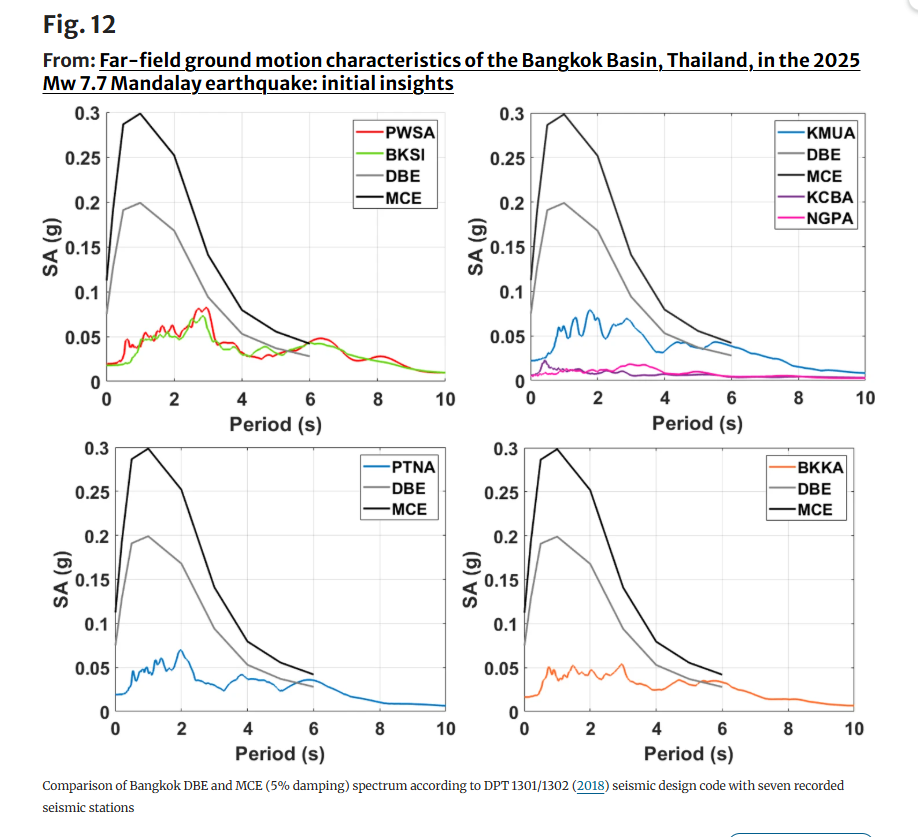
#> input picture etabs_response_spectra/source/fig12_ornthammarath_2025.png, 918 x 837 px
$ python digitize_fig12.py
#> lines starting #> are read from the running program, lines starting #| are printed output that depends on the picture
"""
ETABS RESPONSE-SPECTRUM INPUTS FROM FIGURE 12 OF ORNTHAMMARATH ET AL. (2025)
===========================================================================
"Far-field ground motion characteristics of the Bangkok Basin, Thailand, in the 2025 Mw 7.7
Mandalay earthquake: initial insights", Bulletin of Earthquake Engineering,
doi 10.1007/s10518-025-02295-7, Fig. 12: elastic response spectra (5 % damping) of the
recorded stations together with the DPT 1301/1302 (2018) Bangkok DBE and MCE spectra.

The curves are digitised from the figure image (source/fig12_ornthammarath_2025.png) by
colour:
  * each panel is calibrated on its gridlines (T = 0..10 s, Sa = 0..0.3 g);
  * every pixel column is searched for the curve's colour;
  * the centre of the line is converted to (T, Sa).
Resolution: 1 px = 0.03 s and 0.0011 g, so values are good to about +/- 0.002-0.003 g.

Outputs (this folder):
  fig12_digitized_spectra.csv           all curves on one period grid
  etabs_functions/RS-2025-<STATION>.txt ETABS user-defined spectrum files (Period, Sa in g)
  etabs_functions/RS-DPT61-Z5-DBE.txt   DPT design spectrum as plotted in Fig. 12 (corner points)
  etabs_functions/RS-DPT61-Z5-MCE.txt
  fig_check_overlay.png                 digitised points drawn over the source figure
  fig_spectra.png                       the digitised spectra, one panel per station

Run:  python3 digitize_fig12.py
"""
import csv
import os

import numpy as np
from PIL import Image, ImageDraw
import matplotlib
matplotlib.use("Agg")
import matplotlib.pyplot as plt

HERE = os.path.dirname(os.path.abspath(__file__))
SRC = os.path.join(HERE, "source", "fig12_ornthammarath_2025.png")
OUT_FN = os.path.join(HERE, "etabs_functions")

# panel calibration from the gridlines: (x at T = 0, x at T = 10 s, y at Sa = 0, y at Sa = 0.3 g)
CAL = {"TL": (106.5, 445.0, 380.5, 112.0), "TR": (530.0, 865.0, 379.5, 112.0),
       "BL": (114.5, 445.0, 710.5, 448.0), "BR": (524.0, 854.0, 710.5, 447.5)}

# name: (panel, line colour, highest Sa searched, last period of the curve)
CURVES = {
    "PWSA": ("TL", "red", 0.15, 10.0), "BKSI": ("TL", "green", 0.15, 10.0),
    "KMUA": ("TR", "blue", 0.15, 10.0), "KCBA": ("TR", "purple", 0.05, 10.0),
    "NGPA": ("TR", "magenta", 0.05, 10.0), "PTNA": ("BL", "blue", 0.15, 10.0),
    "BKKA": ("BR", "orange", 0.15, 10.0),
    "DBE": ("TL", "gray", 0.29, 6.0), "MCE": ("TL", "black", 0.299, 6.0),
}
BASIN = ["PWSA", "BKSI", "KMUA", "PTNA", "BKKA"]       # the five Bangkok-basin stations
OUTSIDE = ["KCBA", "NGPA"]                              # the two stations outside the basin
STATION_NOTE = {
    "PWSA": "Central Bangkok, deepest basin (700-900 m to bedrock); largest amplification, clear 3 s peak",
    "BKSI": "Central Bangkok, 7 km from PWSA, borehole station at 30 m depth; clear 3 s peak",
    "KMUA": "Southern Bangkok (530-560 m to bedrock); peak near 1.8 s and clear 3 s peak",
    "PTNA": "Northern Bangkok, basin edge (~600 m); nearest to Chatuchak; peak at 2 s, no 3 s peak",
    "BKKA": "Southeastern Bangkok (530-560 m); no 2 s amplification",
}

# ETABS period grid: dense where the stations have their peaks
GRID = np.round(np.concatenate([[0.0, 0.05], np.arange(0.1, 4.0001, 0.1), np.arange(4.2, 6.0001, 0.2),
                                np.arange(6.5, 10.0001, 0.5)]), 3)
DPT_CORNERS = [0.0, 0.5, 1.0, 2.0, 3.0, 4.0, 5.0, 6.0]
DPT_EXT = [7.0, 8.0, 10.0]          # beyond 6 s (end of the plotted code curve): Sa ~ 1/T, ASSUMED


def masks(im):
    R, G, B = im[:, :, 0], im[:, :, 1], im[:, :, 2]
    return {
        "red": (R > 190) & (G < 100) & (B < 100) & (R - G > 120),
        "green": (G > 160) & (R < 190) & (B < 130) & (G - B > 70) & (G - R > 20),
        "blue": (B > 140) & (R < 110) & (B - R > 70) & (G < 175),
        "purple": (R > 90) & (R < 175) & (G < 90) & (B > 110) & (B < 190) & (B - G > 50),
        "magenta": (R > 190) & (G < 110) & (B > 100) & (R - G > 110),
        "orange": (R > 200) & (G > 80) & (G < 175) & (B < 130) & (R - B > 110) & (G - B > 25),
        "gray": (abs(R - G) < 12) & (abs(G - B) < 12) & (R > 100) & (R < 185),
        "black": (R < 80) & (G < 80) & (B < 80),
    }


def trace(m, panel, sa_max, t_max):
    """(T, Sa) of the line centre in every pixel column; where a column holds several runs of
    the colour, the run nearest the previous point is kept (curves are continuous)."""
    x0, x10, y0, y3 = CAL[panel]
    ytop = int(np.ceil(y0 - (y0 - y3) * sa_max / 0.3))
    out = []
    for x in range(int(np.ceil(x0)) + 1, int(np.floor(x10))):
        T = (x - x0) / (x10 - x0) * 10.0
        if T > t_max:
            break
        ys = np.nonzero(m[ytop:int(y0), x])[0]
        if len(ys) == 0:
            continue                      # hidden under another curve: filled by interpolation
        groups = np.split(ys, np.nonzero(np.diff(ys) > 2)[0] + 1)
        cands = [ytop + g.mean() for g in groups]
        if out:
            prev_y = y0 - out[-1][1] / 0.3 * (y0 - y3)
            yc = min(cands, key=lambda c: abs(c - prev_y))
        else:
            yc = max(cands)
        out.append((T, (y0 - yc) / (y0 - y3) * 0.3))
    return np.array(out)


def resample(tr, grid, half=0.045):
    """Median of the traced points within +/- half (about 3 pixel columns) of each grid
    period; linear interpolation across gaps; the first traced value is held to T = 0."""
    vals = []
    for T in grid:
        w = tr[np.abs(tr[:, 0] - T) <= half, 1]
        if len(w):
            vals.append(float(np.median(w)))
        elif T < tr[0, 0]:
            vals.append(float(np.median(tr[:2, 1])))
        else:
            vals.append(float(np.interp(T, tr[:, 0], tr[:, 1])))
    return np.array(vals)


def first_segment(m, panel, lo, hi):
    """Sa at T = 0 of the code curves.  The 0 - 0.5 s segment is so steep that one pixel column
    spans 6-11 px of line, so the line centre is taken in the first four columns beside the
    axis (rows between Sa = lo and hi only), fitted with a straight line and evaluated on the
    axis (T = 0)."""
    x0, x10, y0, y3 = CAL[panel]
    r0, r1 = int(y0 - hi / 0.3 * (y0 - y3)), int(y0 - lo / 0.3 * (y0 - y3))
    X, Y = [], []
    for x in range(int(np.ceil(x0)), int(np.ceil(x0)) + 4):
        ys = np.nonzero(m[r0:r1, x])[0]
        if len(ys):
            # the anti-aliased edge of the MCE line reads as grey too: keep the lowest run
            g = np.split(ys, np.nonzero(np.diff(ys) > 2)[0] + 1)[-1]
            X.append(x)
            Y.append(r0 + g.mean())
    k, c = np.polyfit(X, Y, 1)
    return float((y0 - (k * x0 + c)) / (y0 - y3) * 0.3)


def dpt_corners(tr, sa0):
    """Corner values of the code spectrum (straight segments between 0, 0.5, 1, 2 ... 6 s)."""
    vals = {0.0: sa0}
    for T in DPT_CORNERS[1:]:
        w = tr[np.abs(tr[:, 0] - T) <= 0.06, 1]
        vals[T] = float(np.median(w))
    T = np.array(DPT_CORNERS + DPT_EXT)
    sa = np.array([vals[t] for t in DPT_CORNERS] + [vals[6.0] * 6.0 / t for t in DPT_EXT])
    return T, sa


def write_etabs(name, T, sa):
    with open(os.path.join(OUT_FN, name + ".txt"), "w") as f:
        for t, s in zip(T, sa):
            f.write(f"{t:.3f}\t{s:.4f}\n")


def main():
    os.makedirs(OUT_FN, exist_ok=True)
    im = np.array(Image.open(SRC).convert("RGB")).astype(int)
    mk = masks(im)
#> in masks, `R, G, B = im[:, :, 0], im[:, :, 1], im[:, :, 2]`:
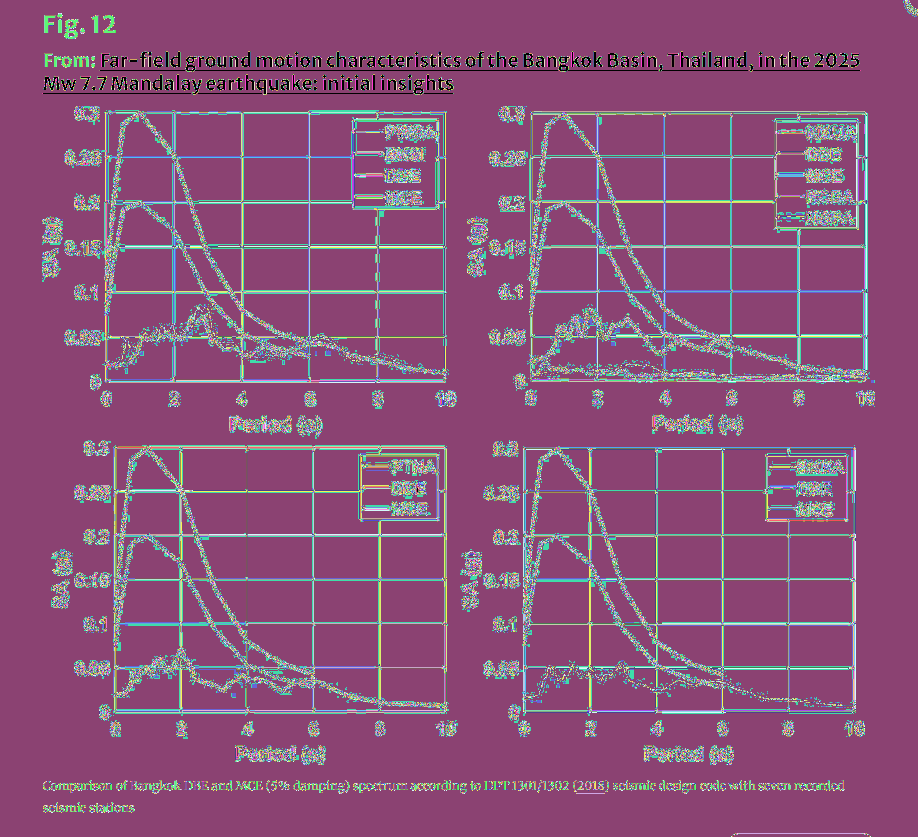
#> R: shape (837, 918) int64; 256 distinct labels, from 0 to 255; one colour per label, 0 black
#> in masks, `R, G, B = im[:, :, 0], im[:, :, 1], im[:, :, 2]`:
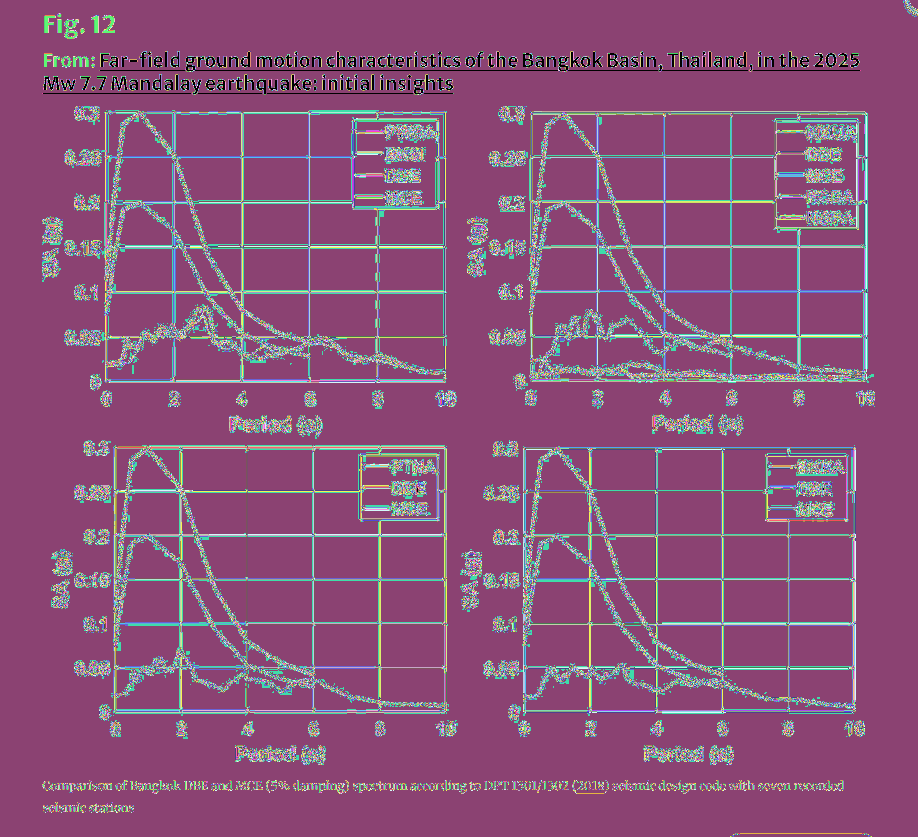
#> G: shape (837, 918) int64; 256 distinct labels, from 0 to 255; one colour per label, 0 black
#> in masks, `R, G, B = im[:, :, 0], im[:, :, 1], im[:, :, 2]`:
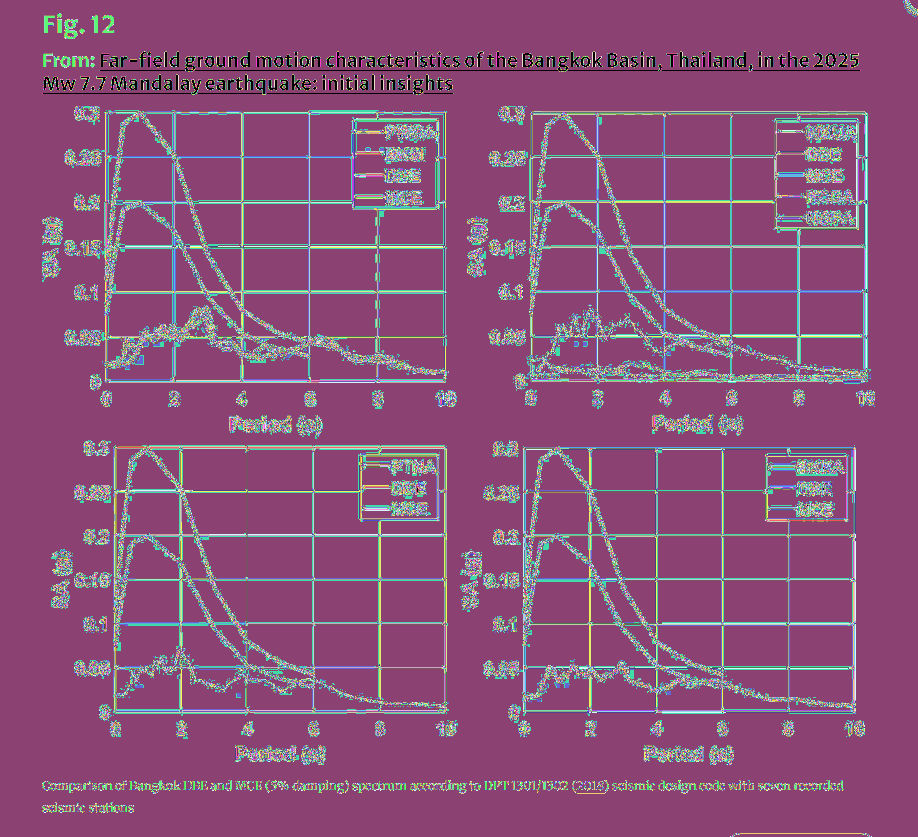
#> B: shape (837, 918) int64; 256 distinct labels, from 0 to 255; one colour per label, 0 black
#> mk = 8 items
    tr = {k: trace(mk[c], p, smax, tmax) for k, (p, c, smax, tmax) in CURVES.items()}
#> the loop in trace, `for x in range(int(np.ceil(x0)) + 1, int(np.floor(x10))):` made 337 passes
#> (ys, groups, cands, prev_y, yc) on passes 2, 3, 4, 5, 6, 7, 10, 11, 19, 20, 28, 29: ([116], [[116]], [363], 363, 363), ([116], [[116]], [363], 363, 363), ([116], [[116]], [363], 363, 363), ([116], [[116]], [363], 363, 363), ([116], [[116]], [363], 363, 363), ([116], [[116]], [363], 363, 363), ([115], [[115]], [362], 362.5, 362), ([114], [[114]], [361], 362, 361), ([92], [[92]], [339], 344, 339), ([92], [[92]], [339], 339, 339), ([100], [[100]], [347], 346.5, 347), ([100], [[100]], [347], 347, 347)
#> (groups, cands, prev_y, yc) on passes 8, 9, 12, 13, 14, 15: ([[115, 116]], [362.5], 363, 362.5), ([[115, 116]], [362.5], 362.5, 362.5), ([[113, 114]], [360.5], 361, 360.5), ([[113, 114]], [360.5], 360.5, 360.5), ([[112, 113]], [359.5], 360.5, 359.5), ([[110, 111, 112]], [358], 359.5, 358)
#> after the loop in trace, `for x in range(int(np.ceil(x0)) + 1, int(np.floor(x10))):`: out = 247 pairs, first value 0.0443 to 8.88, second value 0.0162 to 0.0816
#> the loop in trace (call 2), `for x in range(int(np.ceil(x0)) + 1, int(np.floor(x10))):` made 337 passes
#> (T, ys, groups, cands, prev_y, yc) on passes 2, 3, 4, 5, 6, 7, 8, 9, 15, 38, 40, 41: (0.0739, [118], [[118]], [365], 365, 365), (0.103, [118], [[118]], [365], 365, 365), (0.133, [118], [[118]], [365], 365, 365), (0.162, [118], [[118]], [365], 365, 365), (0.192, [118], [[118]], [365], 365, 365), (0.222, [118], [[118]], [365], 365, 365), (0.251, [118], [[118]], [365], 365, 365), (0.281, [118], [[118]], [365], 365, 365), (0.458, [117], [[117]], [364], 364.5, 364), (1.14, [92], [[92]], [339], 339.5, 339), (1.2, [92], [[92]], [339], 339.5, 339), (1.23, [92], [[92]], [339], 339, 339)
#> (T, groups, cands, prev_y, yc) on passes 10, 11, 12, 13, 14, 16: (0.31, [[117, 118]], [364.5], 365, 364.5), (0.34, [[117, 118]], [364.5], 364.5, 364.5), (0.369, [[117, 118]], [364.5], 364.5, 364.5), (0.399, [[117, 118]], [364.5], 364.5, 364.5), (0.428, [[117, 118]], [364.5], 364.5, 364.5), (0.487, [[116, 117]], [363.5], 364, 363.5)
    # PWSA is drawn under BKSI; past 8.9 s it is hidden completely and the two coincide
    hid = tr["BKSI"][tr["BKSI"][:, 0] > tr["PWSA"][-1, 0] + 0.03]
    tr["PWSA"] = np.vstack([tr["PWSA"], hid])

    st = {k: resample(tr[k], GRID) for k in BASIN + OUTSIDE}
    st["BASIN_MEAN"] = np.mean([st[k] for k in BASIN], axis=0)
    st["BASIN_MAX"] = np.max([st[k] for k in BASIN], axis=0)
    Td, dbe = dpt_corners(tr["DBE"], first_segment(mk["gray"], "TL", 0.05, 0.13))
    _, mce = dpt_corners(tr["MCE"], first_segment(mk["black"], "TL", 0.09, 0.20))
    dbe_g, mce_g = np.interp(GRID, Td, dbe), np.interp(GRID, Td, mce)

    with open(os.path.join(HERE, "fig12_digitized_spectra.csv"), "w", newline="") as f:
        w = csv.writer(f)
        w.writerow(["T_s"] + [f"{k}_g" for k in BASIN + OUTSIDE] + ["basin_mean_g", "basin_max_g",
                                                                  "DPT_DBE_g", "DPT_MCE_g"])
        for i, T in enumerate(GRID):
            w.writerow([f"{T:.2f}"] + [f"{st[k][i]:.4f}" for k in BASIN + OUTSIDE + ["BASIN_MEAN", "BASIN_MAX"]]
                       + [f"{dbe_g[i]:.4f}", f"{mce_g[i]:.4f}"])
    for k in BASIN:
        write_etabs(f"RS-2025-{k}", GRID, st[k])
    write_etabs("RS-2025-BASIN-MEAN", GRID, st["BASIN_MEAN"])
    write_etabs("RS-DPT61-Z5-DBE", Td, dbe)
    write_etabs("RS-DPT61-Z5-MCE", Td, mce)

    # ---- check: digitised points drawn over the source figure --------------------------------
    pan = {k: v[0] for k, v in CURVES.items()}
    img = Image.open(SRC).convert("RGB")
    d = ImageDraw.Draw(img)
    for k in CURVES:
        x0, x10, y0, y3 = CAL[pan[k]]
        pts = [(T, s) for T, s in zip(GRID, st[k])] if k in st else list(zip(Td[:8], (dbe if k == "DBE" else mce)[:8]))
        for T, s in pts:
            x, y = x0 + T / 10 * (x10 - x0), y0 - s / 0.3 * (y0 - y3)
            d.ellipse([x - 1.6, y - 1.6, x + 1.6, y + 1.6], fill=(0, 0, 0))
    img = img.resize((img.width * 2, img.height * 2), Image.LANCZOS)
#> img: PIL image 1836x1674 RGB
    img.save(os.path.join(HERE, "fig_check_overlay.png"))

    # ---- digitised spectra, one panel per station -------------------------------------------
    INK, INK2, GRIDC, SURF = "#0b0b0b", "#52514e", "#e4e3df", "#fcfcfb"
    S1, S2 = "#2a78d6", "#eb6834"
    plt.rcParams.update({"font.size": 9, "axes.edgecolor": INK2, "axes.labelcolor": INK2,
                         "xtick.color": INK2, "ytick.color": INK2, "figure.facecolor": SURF,
                         "axes.facecolor": SURF})
    fig, axs = plt.subplots(2, 4, figsize=(15, 7.2), sharex=True, sharey=True)
    panels = [(k, [k]) for k in BASIN] + [("Outside the basin", OUTSIDE), ("Basin mean and max", None),
                                           ("DPT zone 5 DBE: Fig. 12 vs input sheet", "DPT")]
    sheet_T = [0, .05, .1, .15, .2, .267, .4, .6, .8, 1, 1.2, 1.333, 1.6, 2, 2.5, 3, 3.5, 4, 5, 6, 7, 8, 10]
    sheet_S = [.06, .0769, .0938, .1106, .1275, .15, .15, .15, .15, .15, .15, .15, .125, .1, .08, .0667,
               .0571, .05, .04, .0333, .0286, .025, .016]
    for ax, (title, keys) in zip(axs.flat, panels):
        ax.grid(color=GRIDC, lw=0.6)
        ax.plot(Td[:8], dbe[:8], color="#9a9893", lw=1.6, label="DPT DBE (Fig. 12)")
        ax.plot(Td[:8], mce[:8], color=INK2, lw=1.2, ls=(0, (4, 2)), label="DPT MCE (Fig. 12)")
        if keys == "DPT":
            ax.plot(sheet_T, sheet_S, color=S2, lw=2, label="Function 1, input sheet")
            ax.plot(Td, dbe, color=S1, lw=2, label="DBE digitised (Fig. 12)")
        elif keys is None:
            ax.fill_between(GRID, np.min([st[k] for k in BASIN], axis=0), st["BASIN_MAX"], color=S1, alpha=0.15,
                            lw=0, label="range of 5 basin stations")
            ax.plot(GRID, st["BASIN_MEAN"], color=S1, lw=2, label="mean of 5 basin stations")
        else:
            for k, c in zip(keys, (S1, S2)):
                ax.plot(GRID, st[k], color=c, lw=2, label=k)
        ax.set_title(title, fontsize=10, color=INK, loc="left", fontweight="bold")
        h, l = ax.get_legend_handles_labels()
        if ax is not axs.flat[0]:               # the DPT lines are named once, in the first panel
            h, l = h[2:], l[2:]
        if len(h) > 1 or ax is axs.flat[0]:
            ax.legend(h, l, fontsize=7, frameon=False, loc="upper right")
        ax.set_xlim(0, 10)
        ax.set_ylim(0, 0.31)
    for ax in axs[1]:
        ax.set_xlabel("Period T (s)")
    for ax in axs[:, 0]:
        ax.set_ylabel("Sa (g), 5 % damping")
    fig.suptitle("Bangkok basin, 28 March 2025: spectra digitised from Ornthammarath et al. (2025) Fig. 12",
                 color=INK, fontsize=12, x=0.01, ha="left")
    fig.tight_layout(rect=(0, 0, 1, 0.96))
    fig.savefig(os.path.join(HERE, "fig_spectra.png"), dpi=150)
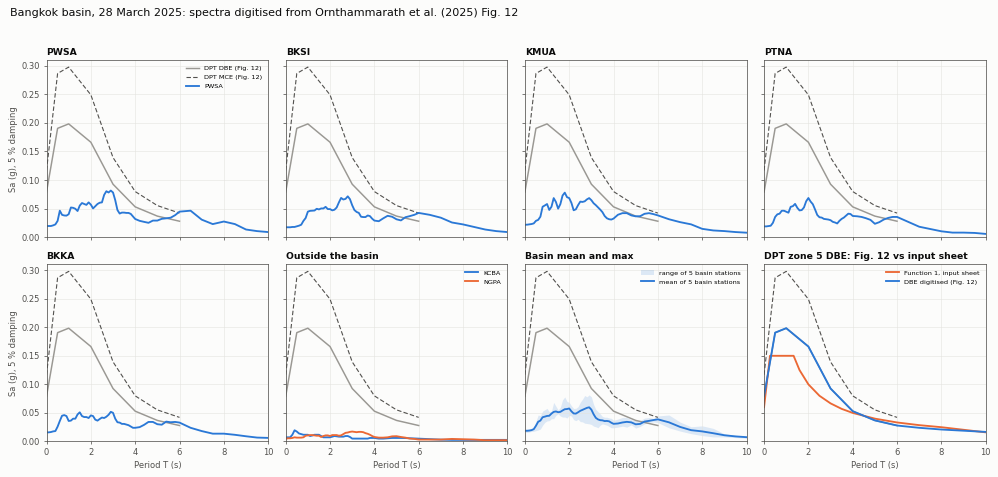
#> figure drawn by matplotlib, 8 panels; panel 5: curve peaks at x = 2.9, y = 0.0519
    plt.close(fig)

    # ---- console summary -----------------------------------------------------------------------
    print("DPT corners  T:", Td.tolist())
#| DPT corners  T: [0.0, 0.5, 1.0, 2.0, 3.0, 4.0, 5.0, 6.0, 7.0, 8.0, 10.0]
    print("  DBE:", np.round(dbe, 4).tolist())
#|   DBE: [0.0791, 0.1905, 0.1983, 0.1662, 0.0927, 0.0531, 0.0369, 0.0279, 0.0239, 0.0209, 0.0168]
    print("  MCE:", np.round(mce, 4).tolist())
#|   MCE: [0.1168, 0.2866, 0.2978, 0.2492, 0.1394, 0.0799, 0.0553, 0.0422, 0.0362, 0.0316, 0.0253]
    for k in BASIN + OUTSIDE:
        i = int(np.argmax(st[k]))
        print(f"{k}: Sa(0) {st[k][0]:.3f} g, peak {st[k][i]:.3f} g at {GRID[i]:.2f} s")
#> this loop made 7 passes
#| PWSA: Sa(0) 0.020 g, peak 0.082 g at 2.90 s
#| BKSI: Sa(0) 0.017 g, peak 0.072 g at 2.80 s
#| KMUA: Sa(0) 0.021 g, peak 0.078 g at 1.80 s
#| PTNA: Sa(0) 0.019 g, peak 0.069 g at 2.00 s
#| BKKA: Sa(0) 0.016 g, peak 0.052 g at 2.90 s
#| KCBA: Sa(0) 0.007 g, peak 0.020 g at 0.40 s
#| NGPA: Sa(0) 0.005 g, peak 0.017 g at 3.00 s


if __name__ == "__main__":
    main()
